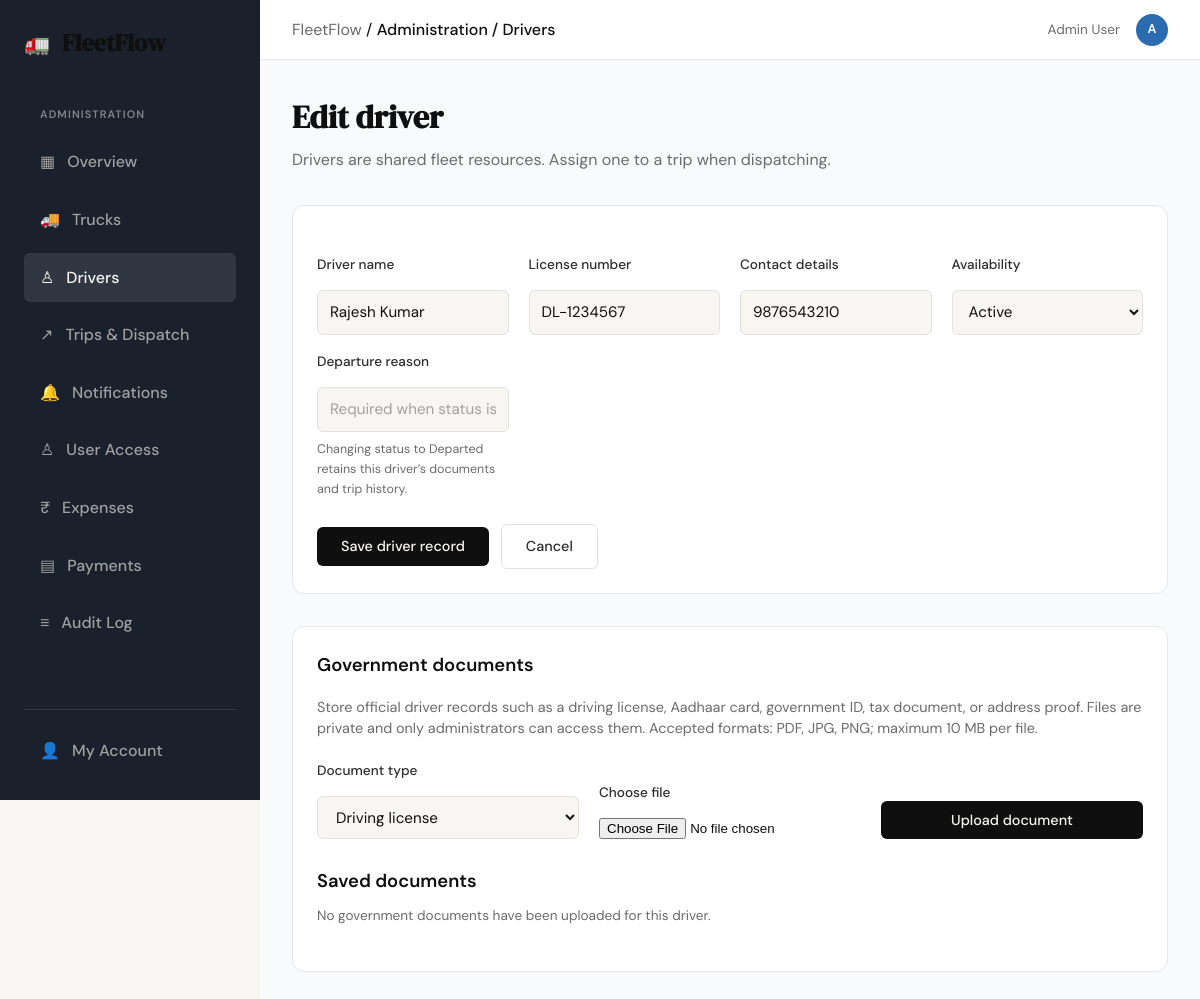
Screenshot of /drivers/1/edit (signed in) with the database file from the repository.
### tables this page shows
CREATE TABLE users (
                user_id INTEGER PRIMARY KEY AUTOINCREMENT,
                email TEXT NOT NULL UNIQUE,
                password TEXT NOT NULL,
                is_approved BOOLEAN DEFAULT 0,
                role TEXT CHECK(role IN ('Admin', 'User')) DEFAULT 'User',
                created_at DATETIME DEFAULT CURRENT_TIMESTAMP
            , full_name TEXT, is_rejected BOOLEAN NOT NULL DEFAULT 0, is_terminated BOOLEAN NOT NULL DEFAULT 0, terminated_at DATETIME, job_role TEXT NOT NULL DEFAULT 'User', requested_role TEXT NOT NULL DEFAULT 'User', driver_id INTEGER REFERENCES drivers(driver_id));

CREATE TABLE drivers (
                driver_id INTEGER PRIMARY KEY AUTOINCREMENT,
                name TEXT NOT NULL,
                license_number TEXT NOT NULL UNIQUE,
                contact_info TEXT,
                status TEXT CHECK(status IN ('Active', 'On Leave')) DEFAULT 'Active'
            , is_terminated BOOLEAN NOT NULL DEFAULT 0, terminated_at DATETIME, termination_reason TEXT, owner_user_id INTEGER REFERENCES users(user_id));

### app.py (the view, shortened to what this page needs)
@app.route("/drivers/<int:id>/edit", methods=["GET", "POST"])
@admin_required
def edit_driver(id):
    session.setdefault("csrf_token", secrets.token_urlsafe(32))
    conn = get_db()
    driver = conn.execute(
        "SELECT driver_id, name, license_number, contact_info, status, "
        "is_terminated, terminated_at, termination_reason "
        "FROM drivers WHERE driver_id = ?",
        (id,)
    ).fetchone()
    if not driver:
        conn.close()
        return "Driver not found.", 404
    documents = conn.execute(
        "SELECT document_id, document_type, original_name, file_size, uploaded_at "
        "FROM driver_documents WHERE driver_id = ? "
        "ORDER BY uploaded_at DESC, document_id DESC",
        (id,)
    ).fetchall()
    conn.close()
    return render_template(
        "driver_form.html",
        driver=driver,
        documents=documents,
        csrf_token=session["csrf_token"],
        block_content="dashboard"
    )

### app.py (called while the page is built, shortened)
def _record_owner_filter(alias, owner_column="owner_user_id"):
    if session.get("email", "").lower() == SUPER_ADMIN_EMAIL.lower():
        return "1 = 1", []

@app.context_processor
def inject_admin_notification_count():
    if not (session.get("is_admin") or session.get("role") == "Admin"):
        return {"admin_notification_count": 0}
    conn = get_db()
    try:
        counts = _count_admin_notifications(conn)
    finally:
        conn.close()
    return {"admin_notification_count": sum(counts.values())}

### controller/access_controller.py (called while the page is built)
def admin_required(f):
    from functools import wraps
    @wraps(f)
    def decorated_function(*args, **kwargs):
        if 'user_id' not in session:
            return redirect(url_for('login'))
        from database.db import get_db
        conn = get_db()
        controller = UserAccessController(conn)
        is_authorized = controller.is_authorized(session['user_id'])
        is_admin = is_authorized and (
            controller.is_admin(session['user_id'])
            or controller.is_super_admin(session.get('email'))
        )
        conn.close()
        if not is_admin:
            if not is_authorized:
                session.clear()
                return redirect(url_for('login'))
            return "Access Denied: Administrator privileges required.", 403
        session['is_admin'] = True
        return f(*args, **kwargs)
    return decorated_function

    def is_authorized(self, user_id):
        user = self.db.execute(
            "SELECT is_approved, is_rejected, is_terminated FROM users WHERE user_id = ?",
            (user_id,)
        ).fetchone()
        return (
            user
            and user['is_approved'] == 1
            and not user['is_rejected']
            and not user['is_terminated']
        )

    def is_admin(self, user_id):
        user = self.db.execute("SELECT role FROM users WHERE user_id = ?", (user_id,)).fetchone()
        return user and user['role'] == 'Admin'

### database/db.py (called while the page is built)
def get_db():
    conn = sqlite3.connect(DATABASE_PATH)
    conn.row_factory = sqlite3.Row
    conn.execute("PRAGMA foreign_keys = ON")
    return conn

### templates/driver_form.html (shortened to what this page needs)
{% extends "base.html" %}
{% block breadcrumb %}Administration / Drivers{% endblock %}
{% block content_dashboard %}
<div class="dashboard-page">
    <div class="panel-header">
        <div>
            <h1 class="dashboard-title">{{ 'Add driver' if not driver else 'Edit driver' }}</h1>
            <p class="dashboard-subtitle">Drivers are shared fleet resources. Assign one to a trip when dispatching.</p>
        </div>
    </div>
    <section class="dispatch-panel">
        <form action="{% if driver %}{{ url_for('edit_driver', id=driver.driver_id) }}{% else %}{{ url_for('add_driver') }}{% endif %}" method="POST" class="dispatch-form">
            <div class="form-group">
                <label for="name">Driver name</label>
                <input id="name" name="name" type="text" class="form-input" value="{{ driver.name if driver else '' }}" maxlength="120" required>
            </div>
            <div class="form-group">
                <label for="license_number">License number</label>
                <input id="license_number" name="license_number" type="text" class="form-input" value="{{ driver.license_number if driver else '' }}" maxlength="80" required>
            </div>
            <div class="form-group">
                <label for="contact_info">Contact details</label>
                <input id="contact_info" name="contact_info" type="text" class="form-input" value="{{ driver.contact_info if driver else '' }}" maxlength="200" placeholder="Phone or other contact">
            </div>
            <div class="form-group">
                <label for="status">Availability</label>
                <select id="status" name="status" class="form-input" required>
                    <option value="Active" {% if not driver or (not driver.is_terminated and driver.status == 'Active') %}selected{% endif %}>Active</option>
                </select>
            </div>
            {% if driver %}
            <div class="form-group" id="termination-reason-group">
                <label for="termination_reason">Departure reason</label>
                <input id="termination_reason" name="termination_reason" type="text" class="form-input" value="{{ driver.termination_reason or '' }}" minlength="5" maxlength="300" placeholder="Required when status is Departed">
                <span class="form-help">Changing status to Departed retains this driver’s documents and trip history.</span>
            </div>
            {% endif %}
            <div class="form-actions">
                <button type="submit" class="btn-primary">Save driver record</button>
                <a class="btn-ghost" href="{{ url_for('drivers') }}">Cancel</a>
            </div>
        </form>
    </section>
    {% if driver %}
    <section class="dispatch-panel driver-documents-panel">
        <h2 class="admin-section-title">Government documents</h2>
        <p class="financial-definition">Store official driver records such as a driving license, Aadhaar card, government ID, tax document, or address proof. Files are private and only administrators can access them. Accepted formats: PDF, JPG, PNG; maximum 10 MB per file.</p>
        <form action="{{ url_for('upload_driver_document', id=driver.driver_id) }}" method="POST" enctype="multipart/form-data" class="driver-document-form">
            <div class="form-group">
                <label for="document_type">Document type</label>
                <select id="document_type" name="document_type" class="form-input" required>
                    {% for document_type in ('Driving license', 'Aadhaar card', 'Government ID', 'Tax document', 'Address proof', 'Other') %}
                    <option value="{{ document_type }}">{{ document_type }}</option>
                    {% endfor %}
                </select>
            </div>
            <div class="form-group">
                <label for="document">Choose file</label>
                <input id="document" name="document" type="file" accept=".pdf,.jpg,.jpeg,.png,application/pdf,image/jpeg,image/png" required>
            </div>
            <button type="submit" class="btn-primary">Upload document</button>
        </form>
        <h3 class="admin-section-title">Saved documents</h3>
        {% if documents %}
        <ul class="driver-document-list">
            {% for document in documents %}
            <li>
                <span><strong>{{ document.document_type }}</strong> · {{ document.original_name }} · {{ (document.file_size / 1048576)|round(2) }} MB · uploaded {{ document.uploaded_at }}</span>
                <a href="{{ url_for('download_driver_document', document_id=document.document_id) }}">Download</a>
            </li>
            {% endfor %}
        </ul>
        {% else %}
        <p class="account-help">No government documents have been uploaded for this driver.</p>
        {% endif %}
    </section>
    {% endif %}
</div>
{% endblock %}

### templates/base.html (shortened to what this page needs)
<!DOCTYPE html>
<html lang="en">
<head>
    <link rel="stylesheet" href="{{ url_for('static', filename='css/style.css') }}">
</head>
<body class="{{ 'dashboard-body' if block_content == 'dashboard' else '' }}">
    {% if block_content == 'dashboard' %}
    <div class="dashboard-layout">
        <aside class="sidebar">
            <div class="sidebar-header">
                <span class="brand-icon">🚛</span>
                <span class="brand-name">FleetFlow</span>
            </div>
            <nav class="sidebar-nav">
                {% if session.get('is_admin') or session.get('role') == 'Admin' %}
                <span class="nav-section-label">Administration</span>
                <a href="{{ url_for('admin_dashboard') }}" class="nav-item{% if request.endpoint == 'admin_dashboard' %} active{% endif %}"><span>▦</span> Overview</a>
                <a href="{{ url_for('trucks') }}" class="nav-item{% if request.endpoint in ('trucks', 'add_truck', 'edit_truck', 'delete_truck') %} active{% endif %}"><span>🚚</span> Trucks</a>
                <a href="{{ url_for('drivers') }}" class="nav-item{% if request.endpoint in ('drivers', 'add_driver', 'edit_driver', 'upload_driver_document', 'download_driver_document') %} active{% endif %}"><span>♙</span> Drivers</a>
                <a href="{{ url_for('trips') }}" class="nav-item{% if request.endpoint in ('trips', 'create_trip', 'update_trip_status', 'update_trip_freight', 'record_trip_payment') %} active{% endif %}"><span>↗</span> Trips & Dispatch</a>
                <a href="{{ url_for('admin_notifications') }}" class="nav-item{% if request.endpoint in ('admin_notifications', 'admin_notification_count') %} active{% endif %}">
                    <span>🔔</span> Notifications
                </a>
                <a href="{{ url_for('admin_users') }}" class="nav-item{% if request.endpoint in ('admin_users', 'approve_user', 'reject_user') %} active{% endif %}"><span>♙</span> User Access</a>
                <a href="{{ url_for('expenses') }}" class="nav-item{% if request.endpoint in ('expenses', 'review_expense', 'correct_expense_amount') %} active{% endif %}"><span>₹</span> Expenses</a>
                <a href="{{ url_for('payments') }}" class="nav-item{% if request.endpoint in ('payments', 'correct_payment_amount') %} active{% endif %}"><span>▤</span> Payments</a>
                <a href="{{ url_for('admin_audit') }}" class="nav-item{% if request.endpoint == 'admin_audit' %} active{% endif %}"><span>≡</span> Audit Log</a>
                {% endif %}
            </nav>
            <div class="sidebar-footer">
                <a href="{{ url_for('account') }}" class="nav-item{% if request.endpoint == 'account' %} active{% endif %}"><span>👤</span> My Account</a>
            </div>
        </aside>
        <div class="app-container">
            <nav class="top-bar">
                <div class="breadcrumbs">
                    <span style="color: var(--ink-muted);">FleetFlow</span> /
                    <span style="color: var(--ink); font-weight: 500;">{% block breadcrumb %}Dashboard{% endblock %}</span>
                </div>
                <div class="user-profile" style="display: flex; align-items: center; gap: 1rem;">
                    {% set profile_name = session.get('full_name') or session.get('email', 'Account') %}
                    <span style="font-size: 0.85rem; color: var(--ink-muted);">{{ profile_name }}</span>
                    <div aria-label="{{ profile_name }}" title="{{ profile_name }}" style="width: 32px; height: 32px; border-radius: 50%; background: var(--industry-blue); color: white; display: flex; align-items: center; justify-content: center; font-size: 0.8rem; font-weight: 600;">{{ session.get('avatar_initials') or profile_name[:1]|upper }}</div>
                </div>
            </nav>
            <main class="main-content" style="padding: 2rem;">
                {% block content_dashboard %}{% endblock %}
            </main>
        </div>
    </div>
    {% endif %}
</body>
</html>

### rows the page displays
users: full_name "Admin User"
drivers: name "Rajesh Kumar", license_number "DL-1234567", contact_info "9876543210", status "Active"

### other values shown
{{ session.get('avatar_initials') or profile_name[:1]|upper }} "A"
{{ 'Add driver' if not driver else 'Edit driver' }} "Edit driver"
form field document_type "Driving license"
